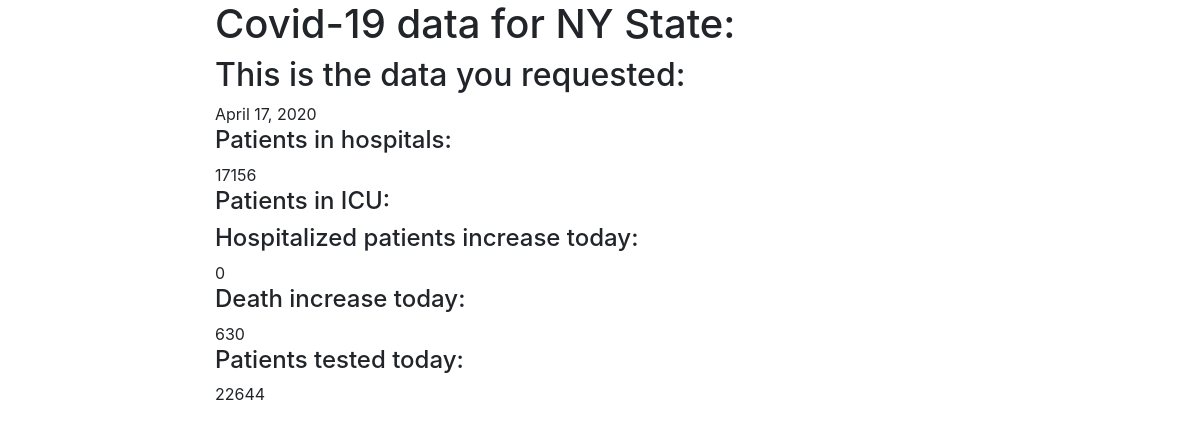
The page /covidapp/22/ on the database its author committed.
### covidapp/models.py (models this page shows, shortened)
class Hospital(models.Model):
    date_time 			=    	models.DateField()
    hospital_currently 	= 		models.IntegerField(blank=True, null=True)
    icucurrently		= 		models.IntegerField(blank=True, null=True)
    hospital_increase 	= 		models.IntegerField(blank=True, null=True)
    dead_daily			= 		models.IntegerField(blank=True, null=True)
    tested_today		=		models.IntegerField(blank=True, null=True)

### covidapp/views.py (the view)
# urls.py: path('<int:id>/', views.hospital_detail_view, name='hospital-detail'),
def hospital_detail_view(request, id):
	obj = Hospital.objects.get(id=id)
	context = {
		"object": obj
	}
	return render(request, "covidapp/hospital_detail.html", context)

### covidapp/templates/covidapp/hospital_detail.html (shortened to what this page needs)
{% extends 'base.html' %}
{% load bootstrap4 %}
{% block content %}
<h1>{% block header %}Covid-19 data for NY State: </h1>{% endblock %}
<h2>{% block title %}This is the data you requested: </h2>{{ object.date_time }}{% endblock %}
<h4>Patients in hospitals: </h4> {{ object.hospital_currently }}
<h4>Patients in ICU: </h4>{{ object.ICU_currently }}
<h4>Hospitalized patients increase today: </h4>{{ object.hospital_increase }}
<h4>Death increase today: </h4>{{ object.dead_daily }}
<h4>Patients tested today: </h4>{{ object.tested_today }}
{% endblock %}

### rows shown on the page
Hospital: date_time "April 17, 2020", hospital_currently "17156", hospital_increase "0", dead_daily "630", tested_today "22644"
